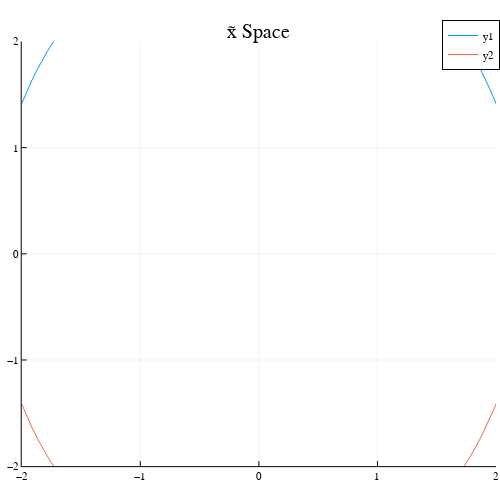

The cell this chart's notebook holds for it:
### Code cell
x = Sym("x")
ex = sqrt(λ[2]-(λ[2]x^2)/λ[1])
ex_2 = -1*sqrt(λ[2]-(λ[2]x^2)/λ[1])

xs = collect(-10:0.001:10)

ys1 = ex(xs)

Plots.plot(ex, xlims=(-2,2), ylims=(-2,2))        # plot of a symbolic expression
Plots.plot!(ex_2, xlims=(-2,2), ylims=(-2,2))
Plots.title!("x̃ Space")

### Figure 1 — Plotly figure (JSON) as saved in the notebook; plotly's stock layout.template omitted (floating-point values rounded to 4 significant figures)
{"data": [{"colorbar": {"title": ""}, "legendgroup": "y1", "line": {"color": "rgba(0, 154, 250, 1.000)", "dash": "solid", "shape": "linear", "width": 1}, "mode": "lines", "name": "y1", "showlegend": true, "type": "scatter", "x": [-2, -1.99, -1.98, -1.971, -1.961, -1.916, -1.871, -1.825, -1.78, -1.69, -1.6, -1.491, -1.383, -1.291, -1.199, -1.099, -0.9998, -0.9079, -0.816, -0.7175, -0.619, -0.5048, -0.3907, -0.1878, -0.009871, 0.1841, 0.3792, 0.4871, 0.595, 0.6976, 0.8002, 0.9069, 1.014, 1.103, 1.193, 1.303, 1.413, 1.516, 1.619, 1.701, 1.784, 1.867, 1.949, 1.962, 1.975, 1.987, 2], "xaxis": "x", "y": [1.414, 1.442, 1.468, 1.494, 1.52, 1.631, 1.732, 1.826, 1.913, 2.071, 2.209, 2.356, 2.485, 2.582, 2.669, 2.754, 2.829, 2.89, 2.944, 2.995, 3.039, 3.081, 3.114, 3.151, 3.162, 3.152, 3.116, 3.086, 3.048, 3.004, 2.953, 2.89, 2.819, 2.75, 2.674, 2.57, 2.451, 2.325, 2.181, 2.052, 1.906, 1.741, 1.55, 1.517, 1.484, 1.45, 1.414], "yaxis": "y", "zmax": null, "zmin": null}, {"colorbar": {"title": ""}, "legendgroup": "y2", "line": {"color": "rgba(227, 111, 71, 1.000)", "dash": "solid", "shape": "linear", "width": 1}, "mode": "lines", "name": "y2", "showlegend": true, "type": "scatter", "x": [-2, -1.99, -1.98, -1.971, -1.961, -1.916, -1.871, -1.825, -1.78, -1.69, -1.6, -1.491, -1.383, -1.291, -1.199, -1.099, -0.9998, -0.9079, -0.816, -0.7175, -0.619, -0.5048, -0.3907, -0.1878, -0.009871, 0.1841, 0.3792, 0.4871, 0.595, 0.6976, 0.8002, 0.9069, 1.014, 1.103, 1.193, 1.303, 1.413, 1.516, 1.619, 1.701, 1.784, 1.867, 1.949, 1.962, 1.975, 1.987, 2], "xaxis": "x", "y": [-1.414, -1.442, -1.468, -1.494, -1.52, -1.631, -1.732, -1.826, -1.913, -2.071, -2.209, -2.356, -2.485, -2.582, -2.669, -2.754, -2.829, -2.89, -2.944, -2.995, -3.039, -3.081, -3.114, -3.151, -3.162, -3.152, -3.116, -3.086, -3.048, -3.004, -2.953, -2.89, -2.819, -2.75, -2.674, -2.57, -2.451, -2.325, -2.181, -2.052, -1.906, -1.741, -1.55, -1.517, -1.484, -1.45, -1.414], "yaxis": "y", "zmax": null, "zmin": null}], "layout": {"annotations": [{"font": {"color": "rgba(0, 0, 0, 1.000)", "family": "sans-serif", "size": 20}, "rotation": 0, "showarrow": false, "text": "x̃ Space", "x": 0.5178, "xanchor": "center", "xref": "paper", "y": 1, "yanchor": "top", "yref": "paper"}], "height": 500, "legend": {"bgcolor": "rgba(255, 255, 255, 1.000)", "bordercolor": "rgba(0, 0, 0, 1.000)", "borderwidth": 1, "font": {"color": "rgba(0, 0, 0, 1.000)", "family": "sans-serif", "size": 11}, "tracegroupgap": 0, "traceorder": "normal", "x": 1, "xanchor": "auto", "y": 1, "yanchor": "auto"}, "margin": {"b": 20, "l": 0, "r": 0, "t": 20}, "paper_bgcolor": "rgba(255, 255, 255, 1.000)", "plot_bgcolor": "rgba(255, 255, 255, 1.000)", "showlegend": true, "width": 500, "xaxis": {"anchor": "y", "domain": [0.04343, 0.9921], "gridcolor": "rgba(0, 0, 0, 0.100)", "gridwidth": 0.5, "linecolor": "rgba(0, 0, 0, 1.000)", "mirror": false, "range": [-2, 2], "showgrid": true, "showline": true, "showticklabels": true, "tickangle": 0, "tickcolor": "rgb(0, 0, 0)", "tickfont": {"color": "rgba(0, 0, 0, 1.000)", "family": "sans-serif", "size": 11}, "tickmode": "array", "ticks": "inside", "ticktext": ["−2", "−1", "0", "1", "2"], "tickvals": [-2, -1, 0, 1, 2], "title": "", "titlefont": {"color": "rgba(0, 0, 0, 1.000)", "family": "sans-serif", "size": 15}, "type": "-", "visible": true, "zeroline": false, "zerolinecolor": "rgba(0, 0, 0, 1.000)"}, "yaxis": {"anchor": "x", "domain": [0.0301, 0.9532], "gridcolor": "rgba(0, 0, 0, 0.100)", "gridwidth": 0.5, "linecolor": "rgba(0, 0, 0, 1.000)", "mirror": false, "range": [-2, 2], "showgrid": true, "showline": true, "showticklabels": true, "tickangle": 0, "tickcolor": "rgb(0, 0, 0)", "tickfont": {"color": "rgba(0, 0, 0, 1.000)", "family": "sans-serif", "size": 11}, "tickmode": "array", "ticks": "inside", "ticktext": ["−2", "−1", "0", "1", "2"], "tickvals": [-2, -1, 0, 1, 2], "title": "", "titlefont": {"color": "rgba(0, 0, 0, 1.000)", "family": "sans-serif", "size": 15}, "type": "-", "visible": true, "zeroline": false, "zerolinecolor": "rgba(0, 0, 0, 1.000)"}}}
